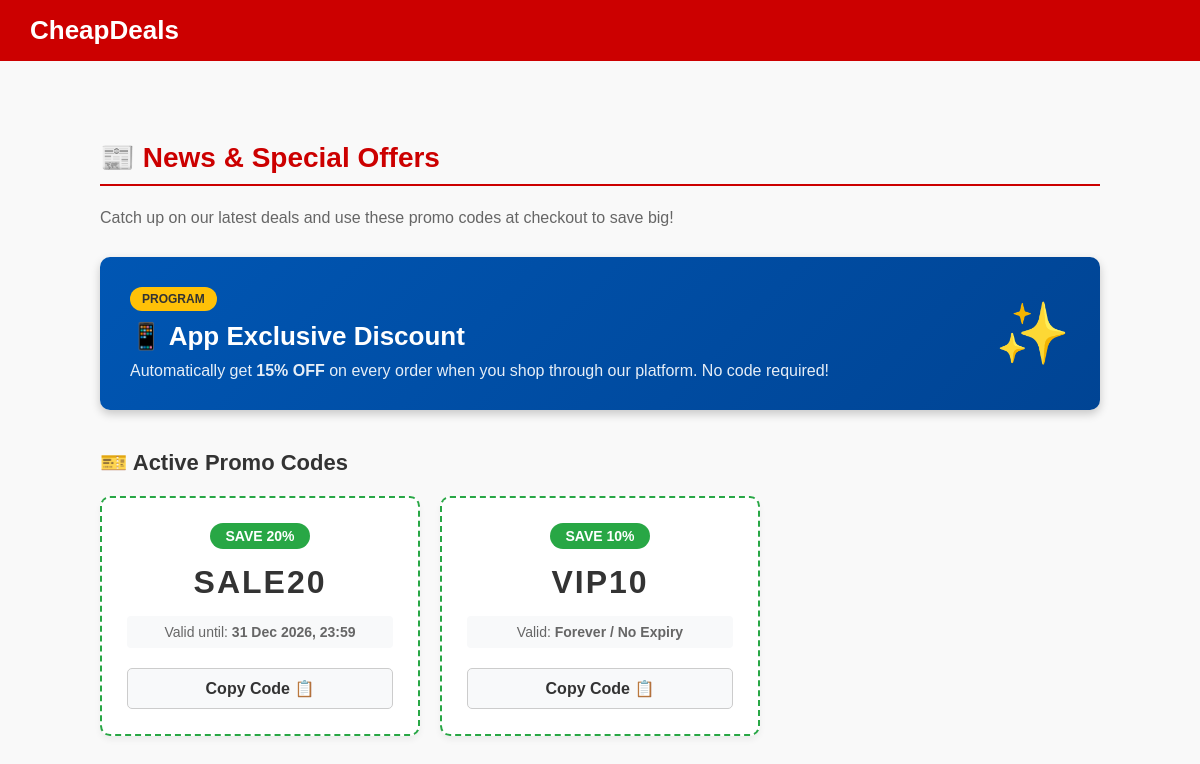
The app's page /COMP1807/offers.php with its own data.
### tables this page shows
CREATE TABLE `promo_codes` (
  `id` int(11) NOT NULL,
  `code` varchar(50) NOT NULL,
  `discount_percent` int(11) NOT NULL,
  `expiry_date` datetime DEFAULT NULL,
  `is_active` tinyint(1) NOT NULL DEFAULT 1
);

### COMP1807/offers.php (called while the page is built, shortened)
<?php
require_once 'includes/db.php';
try {
    $stmt = $conn->prepare("
        SELECT * FROM promo_codes
        WHERE is_active = 1
        AND (expiry_date IS NULL OR expiry_date > NOW())
        ORDER BY discount_percent DESC
    ");
    $stmt->execute();
    $active_promos = $stmt->fetchAll(PDO::FETCH_ASSOC);
} catch (PDOException $e) {
    $active_promos = [];
}
include 'template/html/offers.html.php';
include 'template/html/header.html.php';
?>

### COMP1807/template/html/offers.html.php (the view)
<div style="max-width: 1000px; margin: 40px auto; padding: 0 20px;">
    <h2 style="color: #cc0000; border-bottom: 2px solid #cc0000; padding-bottom: 10px; margin-top: 0; font-size: 28px;">
        📰 News & Special Offers
    </h2>
    <p style="color: #666; margin-bottom: 30px; font-size: 16px;">
        Catch up on our latest deals and use these promo codes at checkout to save big!
    </p>
    <div style="background: linear-gradient(135deg, #0056b3, #004494); color: white; padding: 30px; border-radius: 10px; margin-bottom: 40px; box-shadow: 0 4px 10px rgba(0,0,0,0.2); display: flex; justify-content: space-between; align-items: center;">
        <div>
            <div style="background: #ffc107; color: #333; display: inline-block; padding: 5px 12px; border-radius: 20px; font-weight: bold; font-size: 12px; margin-bottom: 10px;">PROGRAM</div>
            <h3 style="margin: 0 0 10px 0; font-size: 26px;">📱 App Exclusive Discount</h3>
            <p style="margin: 0; font-size: 16px; opacity: 0.9;">Automatically get <strong>15% OFF</strong> on every order when you shop through our platform. No code required!</p>
        </div>
        <div style="font-size: 60px; padding-left: 20px;">✨</div>
    </div>
    <h3 style="color: #333; margin-bottom: 20px; font-size: 22px;">🎫 Active Promo Codes</h3>
    <?php if (empty($active_promos)): ?>
        <div style="background: #f8f9fa; padding: 30px; border-radius: 8px; color: #666; text-align: center; border: 1px dashed #ccc;">
            There are no extra promo codes available at the moment. Please check back later!
        </div>
    <?php else: ?>
        <div style="display: grid; grid-template-columns: repeat(auto-fill, minmax(300px, 1fr)); gap: 20px;">
            <?php foreach ($active_promos as $promo): ?>
                <div style="background: white; border: 2px dashed #28a745; border-radius: 10px; padding: 25px; text-align: center; position: relative; box-shadow: 0 4px 6px rgba(0,0,0,0.05);">
                    <div style="background: #28a745; color: white; display: inline-block; padding: 5px 15px; border-radius: 20px; font-weight: bold; margin-bottom: 15px; font-size: 14px;">
                        SAVE <?= $promo['discount_percent'] ?>%
                    </div>
                    <h4 style="margin: 0 0 15px 0; font-size: 32px; color: #333; letter-spacing: 2px;">
                        <?= htmlspecialchars($promo['code']) ?>
                    </h4>
                    <p style="color: #666; font-size: 14px; margin-bottom: 20px; background: #f8f9fa; padding: 8px; border-radius: 4px;">
                        <?php if ($promo['expiry_date']): ?>
                            Valid until: <strong><?= date('d M Y, H:i', strtotime($promo['expiry_date'])) ?></strong>
                        <?php else: ?>
                            Valid: <strong>Forever / No Expiry</strong>
                        <?php endif; ?>
                    </p>
                    <button onclick="navigator.clipboard.writeText('<?= htmlspecialchars($promo['code']) ?>'); alert('Code <?= htmlspecialchars($promo['code']) ?> copied!');" style="background: #f8f9fa; border: 1px solid #ccc; padding: 10px 15px; border-radius: 5px; cursor: pointer; color: #333; font-weight: bold; width: 100%; font-size: 16px; transition: background 0.3s;" onmouseover="this.style.backgroundColor='#e9ecef'" onmouseout="this.style.backgroundColor='#f8f9fa'">
                        Copy Code 📋
                    </button>
                </div>
            <?php endforeach; ?>
        </div>
    <?php endif; ?>
</div>

### COMP1807/template/css/global.css (style rules this page uses)
body { font-family: Arial, sans-serif; background-color: #f9f9f9; margin: 0; padding: 0; }

### records on screen
promo_codes: discount_percent "20", code "SALE20", expiry_date "31 Dec 2026, 23:59"
promo_codes: discount_percent "10", code "VIP10", shows "Valid:"
